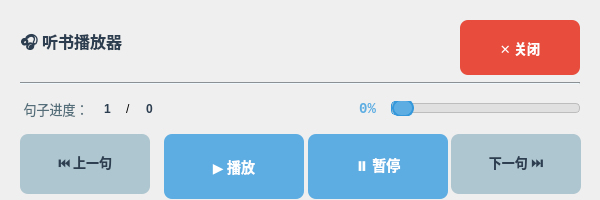
<?xml version="1.0" encoding="UTF-8"?>
<ui version="4.0">
 <class>TtsPlayer</class>
 <widget class="QWidget" name="TtsPlayer">
  <property name="geometry">
   <rect>
    <x>0</x>
    <y>0</y>
    <width>600</width>
    <height>200</height>
   </rect>
  </property>
  <property name="minimumSize">
   <size>
    <width>600</width>
    <height>200</height>
   </size>
  </property>
  <property name="maximumSize">
   <size>
    <width>800</width>
    <height>200</height>
   </size>
  </property>
  <property name="windowTitle">
   <string>听书播放器</string>
  </property>
  <property name="styleSheet">
   <string notr="true">QWidget#TtsPlayer {
    background: qlineargradient(x1:0, y1:0, x2:0, y2:1,
                                stop:0 #F8F9FA, stop:1 #E9ECEF);
    border-radius: 15px;
}

QPushButton {
    background-color: #AEC6CF;
    color: #2C3E50;
    border: none;
    border-radius: 8px;
    padding: 10px 20px;
    font-family: &quot;Microsoft YaHei&quot;;
    font-size: 13px;
    font-weight: bold;
}

QPushButton:hover {
    background-color: #BBD1D9;
}

QPushButton:pressed {
    background-color: #9FB7BF;
}

QPushButton#playButton, QPushButton#pauseButton {
    min-width: 100px;
    min-height: 45px;
    font-size: 14px;
    background-color: #5DADE2;
    color: white;
}

QPushButton#playButton:hover, QPushButton#pauseButton:hover {
    background-color: #3498DB;
}

QPushButton#prevButton, QPushButton#nextButton {
    min-width: 90px;
    min-height: 40px;
}

QPushButton#closeButton {
    background-color: #E74C3C;
    color: white;
    min-width: 80px;
    min-height: 35px;
}

QPushButton#closeButton:hover {
    background-color: #C0392B;
}

QSlider::groove:horizontal {
    border: 1px solid #BDBDBD;
    height: 8px;
    background: #E0E0E0;
    margin: 2px 0;
    border-radius: 4px;
}

QSlider::handle:horizontal {
    background: #5DADE2;
    border: 2px solid #3498DB;
    width: 18px;
    margin: -5px 0;
    border-radius: 9px;
}

QSlider::handle:horizontal:hover {
    background: #3498DB;
}

QSlider::sub-page:horizontal {
    background: qlineargradient(x1:0, y1:0, x2:1, y2:0,
                                stop:0 #5DADE2, stop:1 #3498DB);
    border: 1px solid #3498DB;
    height: 8px;
    border-radius: 4px;
}

QLabel#titleLabel {
    color: #2C3E50;
    font-size: 16px;
    font-weight: bold;
}

QLabel#infoLabel {
    color: #546E7A;
    font-size: 13px;
}

QLabel#progressLabel {
    color: #5DADE2;
    font-size: 14px;
    font-weight: bold;
}

QFrame#separatorLine {
    background-color: #CFD8DC;
}</string>
  </property>
  <layout class="QVBoxLayout" name="verticalLayout">
   <property name="spacing">
    <number>15</number>
   </property>
   <property name="leftMargin">
    <number>20</number>
   </property>
   <property name="topMargin">
    <number>20</number>
   </property>
   <property name="rightMargin">
    <number>20</number>
   </property>
   <property name="bottomMargin">
    <number>20</number>
   </property>
   <item>
    <layout class="QHBoxLayout" name="titleLayout">
     <item>
      <widget class="QLabel" name="titleLabel">
       <property name="font">
        <font>
         <pointsize>-1</pointsize>
         <bold>true</bold>
        </font>
       </property>
       <property name="text">
        <string>🎧 听书播放器</string>
       </property>
      </widget>
     </item>
     <item>
      <spacer name="horizontalSpacer">
       <property name="orientation">
        <enum>Qt::Orientation::Horizontal</enum>
       </property>
       <property name="sizeHint" stdset="0">
        <size>
         <width>40</width>
         <height>20</height>
        </size>
       </property>
      </spacer>
     </item>
     <item>
      <widget class="QPushButton" name="closeButton">
       <property name="minimumSize">
        <size>
         <width>80</width>
         <height>35</height>
        </size>
       </property>
       <property name="font">
        <font>
         <family>Microsoft YaHei</family>
         <pointsize>-1</pointsize>
         <bold>true</bold>
        </font>
       </property>
       <property name="text">
        <string>✕ 关闭</string>
       </property>
      </widget>
     </item>
    </layout>
   </item>
   <item>
    <widget class="QFrame" name="separatorLine">
     <property name="minimumSize">
      <size>
       <width>0</width>
       <height>2</height>
      </size>
     </property>
     <property name="maximumSize">
      <size>
       <width>16777215</width>
       <height>2</height>
      </size>
     </property>
     <property name="frameShape">
      <enum>QFrame::Shape::HLine</enum>
     </property>
     <property name="frameShadow">
      <enum>QFrame::Shadow::Sunken</enum>
     </property>
    </widget>
   </item>
   <item>
    <layout class="QHBoxLayout" name="infoLayout">
     <item>
      <widget class="QLabel" name="infoLabel">
       <property name="font">
        <font>
         <pointsize>11</pointsize>
        </font>
       </property>
       <property name="text">
        <string> 句子进度：</string>
       </property>
      </widget>
     </item>
     <item>
      <widget class="QLabel" name="currentSentenceLabel">
       <property name="styleSheet">
        <string notr="true">color: #2C3E50; font-weight: bold;</string>
       </property>
       <property name="text">
        <string>1</string>
       </property>
      </widget>
     </item>
     <item>
      <widget class="QLabel" name="slashLabel">
       <property name="text">
        <string>/</string>
       </property>
      </widget>
     </item>
     <item>
      <widget class="QLabel" name="totalSentenceLabel">
       <property name="styleSheet">
        <string notr="true">color: #2C3E50; font-weight: bold;</string>
       </property>
       <property name="text">
        <string>0</string>
       </property>
      </widget>
     </item>
     <item>
      <spacer name="horizontalSpacer_2">
       <property name="orientation">
        <enum>Qt::Orientation::Horizontal</enum>
       </property>
       <property name="sizeHint" stdset="0">
        <size>
         <width>40</width>
         <height>20</height>
        </size>
       </property>
      </spacer>
     </item>
     <item>
      <widget class="QLabel" name="progressLabel">
       <property name="font">
        <font>
         <family>Consolas</family>
         <pointsize>-1</pointsize>
         <bold>true</bold>
        </font>
       </property>
       <property name="styleSheet">
        <string notr="true">color: #5DADE2; font-weight: bold; font-size: 14px;
   font:</string>
       </property>
       <property name="text">
        <string>0%</string>
       </property>
       <property name="alignment">
        <set>Qt::AlignmentFlag::AlignRight|Qt::AlignmentFlag::AlignTrailing|Qt::AlignmentFlag::AlignVCenter</set>
       </property>
      </widget>
     </item>
     <item>
      <widget class="QSlider" name="progressSlider">
       <property name="orientation">
        <enum>Qt::Orientation::Horizontal</enum>
       </property>
      </widget>
     </item>
    </layout>
   </item>
   <item>
    <layout class="QHBoxLayout" name="controlLayout">
     <property name="spacing">
      <number>15</number>
     </property>
     <item>
      <spacer name="horizontalSpacer_3">
       <property name="orientation">
        <enum>Qt::Orientation::Horizontal</enum>
       </property>
       <property name="sizeHint" stdset="0">
        <size>
         <width>40</width>
         <height>20</height>
        </size>
       </property>
      </spacer>
     </item>
     <item>
      <widget class="QPushButton" name="prevButton">
       <property name="minimumSize">
        <size>
         <width>90</width>
         <height>40</height>
        </size>
       </property>
       <property name="font">
        <font>
         <family>Microsoft YaHei</family>
         <pointsize>-1</pointsize>
         <bold>true</bold>
        </font>
       </property>
       <property name="text">
        <string>⏮ 上一句</string>
       </property>
      </widget>
     </item>
     <item>
      <widget class="QPushButton" name="playButton">
       <property name="minimumSize">
        <size>
         <width>100</width>
         <height>45</height>
        </size>
       </property>
       <property name="font">
        <font>
         <family>Microsoft YaHei</family>
         <pointsize>-1</pointsize>
         <bold>true</bold>
        </font>
       </property>
       <property name="text">
        <string>▶ 播放</string>
       </property>
      </widget>
     </item>
     <item>
      <widget class="QPushButton" name="pauseButton">
       <property name="enabled">
        <bool>true</bool>
       </property>
       <property name="minimumSize">
        <size>
         <width>100</width>
         <height>45</height>
        </size>
       </property>
       <property name="text">
        <string>⏸ 暂停</string>
       </property>
      </widget>
     </item>
     <item>
      <widget class="QPushButton" name="nextButton">
       <property name="minimumSize">
        <size>
         <width>90</width>
         <height>40</height>
        </size>
       </property>
       <property name="font">
        <font>
         <family>Microsoft YaHei</family>
         <pointsize>-1</pointsize>
         <bold>true</bold>
        </font>
       </property>
       <property name="text">
        <string>下一句 ⏭</string>
       </property>
      </widget>
     </item>
     <item>
      <spacer name="horizontalSpacer_4">
       <property name="orientation">
        <enum>Qt::Orientation::Horizontal</enum>
       </property>
       <property name="sizeHint" stdset="0">
        <size>
         <width>40</width>
         <height>20</height>
        </size>
       </property>
      </spacer>
     </item>
    </layout>
   </item>
  </layout>
 </widget>
 <resources/>
 <connections/>
</ui>
